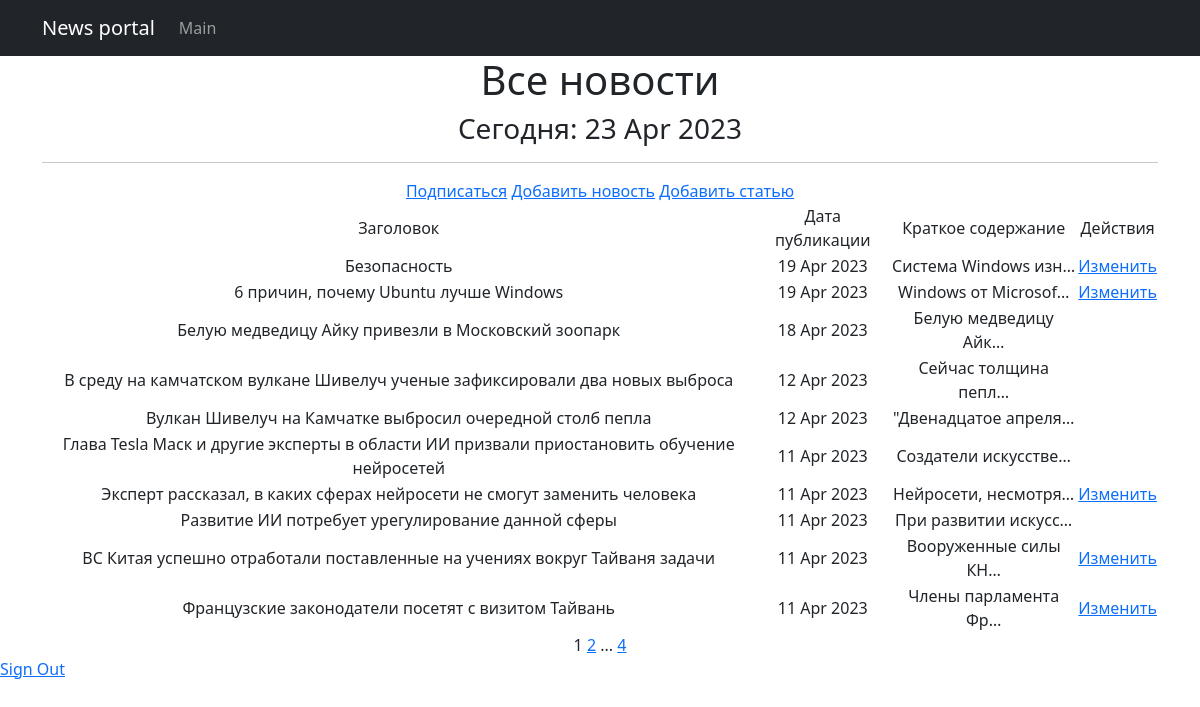
The app's page /news/ (signed in) with its own data.
### chitchat/models.py (models this page shows, shortened)
class Post(models.Model):
    news = 'N'
    article = 'A'
    POST_TYPES = [
        (news, 'Новость'),
        (article, 'Статья')
    ]
    author = models.ForeignKey(Author, on_delete=models.CASCADE, verbose_name='автор')
    post_type = models.CharField(
        max_length=1, choices=POST_TYPES,
        default=article, verbose_name='тип новости'
    )
    time_creation = models.DateTimeField(auto_now_add=True)
    post_category = models.ManyToManyField(Category, through='PostCategory')
    title = models.CharField(max_length=100, unique=True, verbose_name='заголовок')
    text = models.TextField(verbose_name='текст')
    rating = models.IntegerField(default=0, verbose_name='рейтинг')
    class Meta:
        verbose_name = 'новость'
        verbose_name_plural = 'новости'

### chitchat/views.py (the view)
# urls.py: path('', cache_page(60)(PostList.as_view()), name='post_list'),
class PostList(ListView):
    model = Post
    ordering = '-time_creation'
    template_name = 'news.html'
    context_object_name = 'news'
    paginate_by = 10
    def get_queryset(self):
        queryset = super().get_queryset()
        self.filterset = PostFilter(self.request.GET, queryset)
        return self.filterset.qs
    def get_context_data(self, **kwargs):
        context = super().get_context_data(**kwargs)
        context['filterset'] = self.filterset
        return context

### chitchat/models.py (called while the page is built)
    def __str__(self):
        return f'{self.name.title()}'

### chitchat/templatetags/censor_filter.py (called while the page is built)
@register.filter()
def censor(text):
    for word in text.split():
        if word.lower() in RUDE_WORDS:
            text = text.replace(word, f"{word[0]}{'*'*(len(word)-1)}")
    return text

### chitchat/templatetags/custom_tags.py (called while the page is built)
@register.simple_tag()
def current_time(format_string='%b %d %Y'):
    return datetime.utcnow().strftime(format_string)

@register.simple_tag(takes_context=True)
def url_replace(context, **kwargs):
    d = context['request'].GET.copy()
    for k, v in kwargs.items():
        d[k] = v
    return d.urlencode()

### templates/news.html (shortened to what this page needs)
{% extends 'flatpages/default.html' %}
{% load censor_filter %}
{% load custom_tags %}
{% load cache %}
{% block content %}
    {% cache 30 header %}
        <h1>Все новости</h1>
        <h3>Сегодня: {% current_time '%d %b %Y' %}</h3>
        <hr>
    {% endcache %}
    <a href="{% url 'subscriptions' %}">Подписаться</a>
    {% if perms.chitchat.add_post %}
    <a href="{% url 'post_create' %}">Добавить новость</a>
    <a href="{% url 'article_create' %}">Добавить статью</a>
    {% endif %}
    {% if news %}
        <table>
            <tr>
                <td>Заголовок</td>
                <td>Дата публикации</td>
                <td>Краткое содержание</td>
                {% if perms.chitchat.change_post or perms.chitchat.delete_post %}
                <td>Действия</td>
                {% endif %}
            </tr>
            {% for post in news %}
            <tr>
                <td>{{ post.title }}</td>
                <td>{{ post.time_creation|date:'d M Y' }}</td>
                <td>{{ post.text|censor|truncatechars:20 }}</td>
                <td>
                    {% if perms.chitchat.change_post and post.author == request.user.author %}
                    <a href="{% url 'post_update' pk=post.id %}">Изменить</a>
                    {% endif %}
            </tr>
            {% endfor %}
        </table>
    {% else %}
        <h2>Новостей нет!</h2>
    {% endif %}
    {{ page_obj.number }}
    {% if page_obj.has_next %}
        <a href="?{% url_replace page=page_obj.next_page_number %}">{{ page_obj.next_page_number }}</a>
        {% if paginator.num_pages != page_obj.next_page_number %}
            ...
            <a href="?{% url_replace page=page_obj.paginator.num_pages %}">{{ page_obj.paginator.num_pages }}</a>
        {% endif %}
    {% endif %}
{% endblock content %}

### records on screen
Post: title "Безопасность", time_creation "19 Apr 2023", text|censor "Система Windows изн…", shows "Изменить"
Post: title "6 причин, почему Ubuntu лучше Windows", time_creation "19 Apr 2023", text|censor "Windows от Microsof…", shows "Изменить"
Post: title "Белую медведицу Айку привезли в Московский зоопарк", time_creation "18 Apr 2023", text|censor "Белую медведицу Айк…"
Post: title "В среду на камчатском вулкане Шивелуч ученые зафиксировали два новых выброса", time_creation "12 Apr 2023", text|censor "Сейчас толщина пепл…"
Post: title "Вулкан Шивелуч на Камчатке выбросил очередной столб пепла", time_creation "12 Apr 2023", text|censor "\"Двенадцатое апреля…"
Post: title "Глава Tesla Маск и другие эксперты в области ИИ призвали приостановить обучение нейросетей", time_creation "11 Apr 2023", text|censor "Создатели искусстве…"
Post: title "Эксперт рассказал, в каких сферах нейросети не смогут заменить человека", time_creation "11 Apr 2023", text|censor "Нейросети, несмотря…", shows "Изменить"
Post: title "Развитие ИИ потребует урегулирование данной сферы", time_creation "11 Apr 2023", text|censor "При развитии искусс…"
Post: title "ВС Китая успешно отработали поставленные на учениях вокруг Тайваня задачи", time_creation "11 Apr 2023", text|censor "Вооруженные силы КН…", shows "Изменить"
Post: title "Французские законодатели посетят с визитом Тайвань", time_creation "11 Apr 2023", text|censor "Члены парламента Фр…", shows "Изменить"

### other values on screen
{{ page_obj.number }} "1"
{{ page_obj.next_page_number }} "2"
{{ page_obj.paginator.num_pages }} "4"
